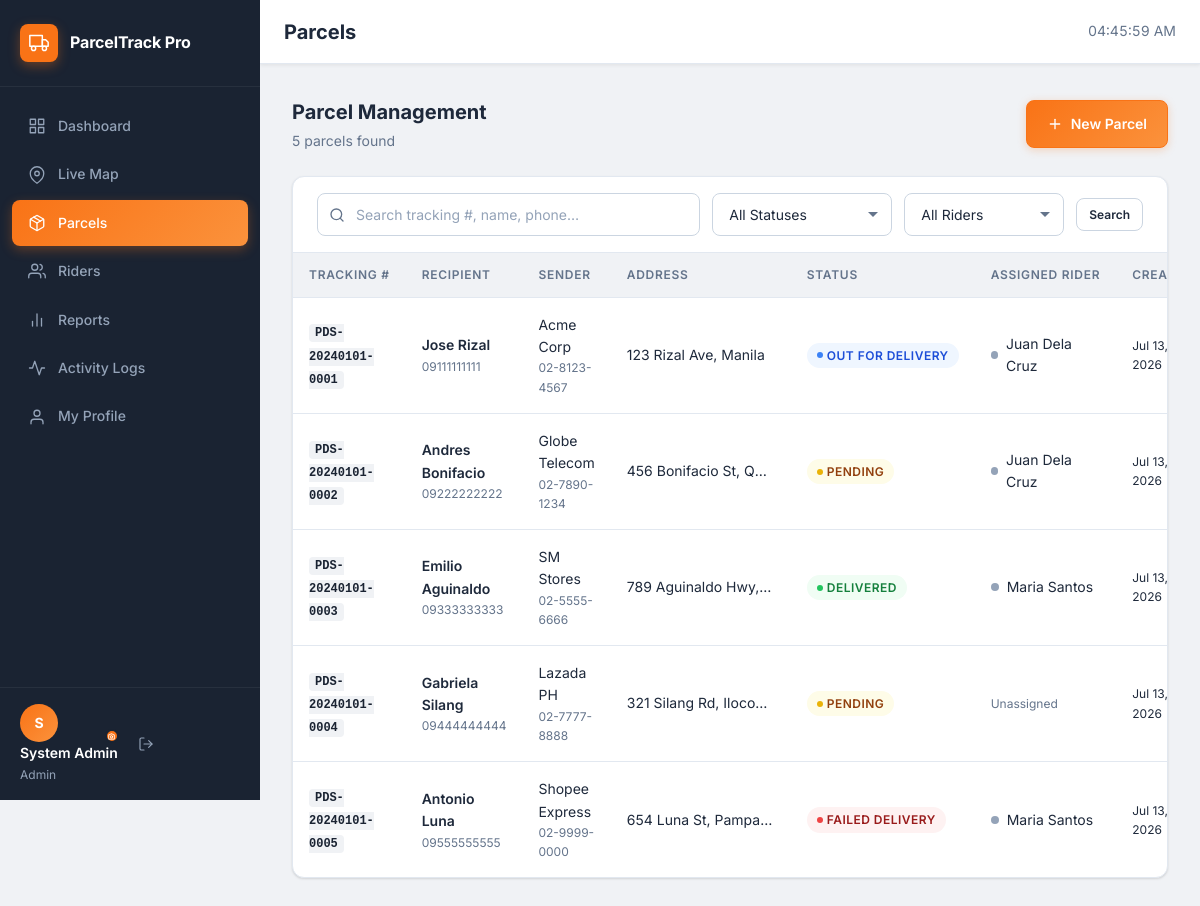
The page /admin/parcels.php (signed in) on the database its author committed.
### tables this page shows
CREATE TABLE `parcels` (
  `id`                INT UNSIGNED NOT NULL AUTO_INCREMENT,
  `tracking_number`   VARCHAR(25)  NOT NULL,
  `sender_name`       VARCHAR(100) NOT NULL,
  `sender_phone`      VARCHAR(20)  NOT NULL,
  `recipient_name`    VARCHAR(100) NOT NULL,
  `recipient_phone`   VARCHAR(20)  NOT NULL,
  `recipient_address` TEXT         NOT NULL,
  `weight`            DECIMAL(8,2) DEFAULT NULL COMMENT 'Weight in kilograms',
  `notes`             TEXT         DEFAULT NULL,
  `rider_id`          INT UNSIGNED DEFAULT NULL,
  `status`            ENUM('pending','out_for_delivery','delivered','failed') NOT NULL DEFAULT 'pending',
  `created_by`        INT UNSIGNED NOT NULL,
  `created_at`        TIMESTAMP    NOT NULL DEFAULT CURRENT_TIMESTAMP,
  `updated_at`        TIMESTAMP    NOT NULL DEFAULT CURRENT_TIMESTAMP ON UPDATE CURRENT_TIMESTAMP,
  PRIMARY KEY (`id`),
  UNIQUE KEY `uq_parcels_tracking` (`tracking_number`),
  KEY `idx_parcels_rider`  (`rider_id`),
  KEY `idx_parcels_status` (`status`),
  CONSTRAINT `fk_parcels_rider`      FOREIGN KEY (`rider_id`)   REFERENCES `riders` (`id`) ON DELETE SET NULL,
  CONSTRAINT `fk_parcels_created_by` FOREIGN KEY (`created_by`) REFERENCES `users`  (`id`)
);

CREATE TABLE `users` (
  `id`         INT UNSIGNED NOT NULL AUTO_INCREMENT,
  `name`       VARCHAR(100) NOT NULL,
  `email`      VARCHAR(150) NOT NULL,
  `password`   VARCHAR(255) NOT NULL,
  `role`       ENUM('admin','rider') NOT NULL DEFAULT 'rider',
  `avatar`     VARCHAR(255) DEFAULT NULL,
  `created_at` TIMESTAMP NOT NULL DEFAULT CURRENT_TIMESTAMP,
  `updated_at` TIMESTAMP NOT NULL DEFAULT CURRENT_TIMESTAMP ON UPDATE CURRENT_TIMESTAMP,
  PRIMARY KEY (`id`),
  UNIQUE KEY `uq_users_email` (`email`)
);

### includes/functions.php (called while the page is built, shortened)
<?php
function e($value): string
{
    return htmlspecialchars((string) $value, ENT_QUOTES | ENT_SUBSTITUTE, 'UTF-8');
}
function get_param(string $key, $default = ''): string
{
    return isset($_GET[$key]) ? trim($_GET[$key]) : $default;
}
function status_label(string $status): string
{
    $map = [
        'pending'          => 'Pending',
        'out_for_delivery' => 'Out for Delivery',
        'delivered'        => 'Delivered',
        'failed'           => 'Failed Delivery',
    ];
    return $map[$status] ?? ucfirst($status);
}
function status_class(string $status): string
{
    $map = [
        'pending'          => 'badge-warning',
        'out_for_delivery' => 'badge-info',
        'delivered'        => 'badge-success',
        'failed'           => 'badge-danger',
    ];
    return $map[$status] ?? 'badge-secondary';
}
function paginate(int $totalRows, int $perPage = 20, int $currentPage = 1): array
{
    $totalPages = (int) ceil($totalRows / $perPage);
    $page       = max(1, min($currentPage, $totalPages ?: 1));
    $offset     = ($page - 1) * $perPage;
    return [
        'total'      => $totalRows,
        'perPage'    => $perPage,
        'page'       => $page,
        'totalPages' => $totalPages,
        'offset'     => $offset,
    ];
}
function fmt_date(?string $datetime, string $format = 'M d, Y h:i A'): string
{
    try {
        $dt = new DateTimeImmutable($datetime);
        return $dt->format($format);
    } catch (Exception $e) {
        return $datetime;
    }
}

### admin/parcels.php (the view, shortened to what this page needs)
<?php
require_once __DIR__ . '/../includes/functions.php';
$pdo = db();
$search   = get_param('q');
$page     = max(1, (int) get_param('page', '1'));
$perPage  = 20;
$where  = ['1=1'];
$params = [];
$whereSQL = implode(' AND ', $where);
$countSQL = "SELECT COUNT(*) FROM parcels p WHERE {$whereSQL}";
$total    = (int) $pdo->prepare($countSQL) && false ? 0 : (function () use ($pdo, $countSQL, $params) {
    $stmt = $pdo->prepare($countSQL);
    $stmt->execute($params);
    return (int) $stmt->fetchColumn();
})();
$pg      = paginate($total, $perPage, $page);
$parcels = (function () use ($pdo, $whereSQL, $params, $perPage, $pg) {
    $sql = "SELECT p.*, u.name AS rider_name, r.is_online AS rider_online
            FROM parcels p
            LEFT JOIN riders r ON r.id = p.rider_id
            LEFT JOIN users u ON u.id = r.user_id
            WHERE {$whereSQL}
            ORDER BY p.created_at DESC
            LIMIT {$perPage} OFFSET {$pg['offset']}";
    $stmt = $pdo->prepare($sql);
    $stmt->execute($params);
    return $stmt->fetchAll();
})();
?>
<?php require_once __DIR__ . '/../includes/header.php'; ?>
<div class="section-header">
    <div>
        <div class="section-title">Parcel Management</div>
        <div class="section-subtitle"><?= number_format($total) ?> parcel<?= $total !== 1 ? 's' : '' ?> found</div>
    </div>
    <a href="<?= BASE_URL ?>/admin/parcel_create.php" class="btn btn-primary">
        <svg xmlns="http://www.w3.org/2000/svg" viewBox="0 0 24 24" fill="none" stroke-width="2" stroke-linecap="round" stroke-linejoin="round"><line x1="12" y1="5" x2="12" y2="19"/><line x1="5" y1="12" x2="19" y2="12"/></svg>
        New Parcel
    </a>
</div>
<div class="card">
    <div class="table-toolbar">
        <form method="GET" action="" style="display:flex;align-items:center;gap:var(--space-3);flex-wrap:wrap;flex:1;">
            <div class="search-input-wrap" style="flex:1;min-width:200px;">
                <input
                    type="text"
                    id="parcelSearch"
                    name="q"
                    class="form-control"
                    placeholder="Search tracking #, name, phone…"
                    value="<?= e($search) ?>"
                >
            </div>
            <select name="status" class="form-control" style="width:180px;" onchange="this.form.submit()">
                <option value="">All Statuses</option>
            </select>
            <select name="rider" class="form-control" style="width:160px;" onchange="this.form.submit()">
                <option value="">All Riders</option>
            </select>
            <button type="submit" class="btn btn-secondary btn-sm">Search</button>
        </form>
    </div>
    <div class="table-wrapper">
        <table class="data-table" id="parcelsTable">
            <thead>
                <tr>
                    <th>Tracking #</th>
                    <th>Recipient</th>
                    <th>Sender</th>
                    <th>Address</th>
                    <th>Status</th>
                    <th>Assigned Rider</th>
                    <th>Created</th>
                </tr>
            </thead>
            <tbody>
                <?php if (empty($parcels)): ?>
                <tr>
                    <td colspan="8">
                        <div class="empty-state">
                            <svg xmlns="http://www.w3.org/2000/svg" viewBox="0 0 24 24" fill="none" stroke-width="1.5" stroke-linecap="round" stroke-linejoin="round"><path d="M21 16V8a2 2 0 0 0-1-1.73l-7-4a2 2 0 0 0-2 0l-7 4A2 2 0 0 0 3 8v8a2 2 0 0 0 1 1.73l7 4a2 2 0 0 0 2 0l7-4A2 2 0 0 0 21 16z"/></svg>
                            <h3>No parcels found</h3>
                            <p>Try adjusting your search or filters.</p>
                        </div>
                    </td>
                </tr>
                <?php else: ?>
                <?php foreach ($parcels as $p): ?>
                <tr>
                    <td><span class="tracking-number"><?= e($p['tracking_number']) ?></span></td>
                    <td>
                        <div class="fw-600"><?= e($p['recipient_name']) ?></div>
                        <div class="text-xs text-muted"><?= e($p['recipient_phone']) ?></div>
                    </td>
                    <td>
                        <div><?= e($p['sender_name']) ?></div>
                        <div class="text-xs text-muted"><?= e($p['sender_phone']) ?></div>
                    </td>
                    <td style="max-width:180px;">
                        <div style="white-space:nowrap;overflow:hidden;text-overflow:ellipsis;" title="<?= e($p['recipient_address']) ?>">
                            <?= e($p['recipient_address']) ?>
                        </div>
                    </td>
                    <td>
                        <span class="badge <?= status_class($p['status']) ?>">
                            <span class="badge-dot"></span>
                            <?= status_label($p['status']) ?>
                        </span>
                    </td>
                    <td>
                        <?php if ($p['rider_name']): ?>
                        <div class="d-flex align-center gap-2">
                            <?php if ($p['rider_online']): ?>
                            <span class="online-dot"></span>
                            <?php else: ?>
                            <span class="offline-dot"></span>
                            <?php endif; ?>
                            <?= e($p['rider_name']) ?>
                        </div>
                        <?php else: ?>
                        <span class="text-muted text-xs">Unassigned</span>
                        <?php endif; ?>
                    </td>
                    <td class="text-xs text-muted"><?= fmt_date($p['created_at'], 'M d, Y') ?></td>
                </tr>
                <?php endforeach; ?>
                <?php endif; ?>
            </tbody>
        </table>
    </div>
</div>
<?php require_once __DIR__ . '/../includes/footer.php'; ?>

### rows shown on the page
parcels: tracking_number "PDS-20240101-0001", recipient_name "Jose Rizal", recipient_phone "09111111111", sender_name "Acme Corp", sender_phone "02-8123-4567", recipient_address "123 Rizal Ave, Manila", status "OUT FOR DELIVERY", users.name "Juan Dela Cruz", created_at "Jul 13, 2026"
parcels: tracking_number "PDS-20240101-0002", recipient_name "Andres Bonifacio", recipient_phone "09222222222", sender_name "Globe Telecom", sender_phone "02-7890-1234", recipient_address "456 Bonifacio St, Q…", status "PENDING", users.name "Juan Dela Cruz", created_at "Jul 13, 2026"
parcels: tracking_number "PDS-20240101-0003", recipient_name "Emilio Aguinaldo", recipient_phone "09333333333", sender_name "SM Stores", sender_phone "02-5555-6666", recipient_address "789 Aguinaldo Hwy,…", status "DELIVERED", users.name "Maria Santos", created_at "Jul 13, 2026"
parcels: tracking_number "PDS-20240101-0004", recipient_name "Gabriela Silang", recipient_phone "09444444444", sender_name "Lazada PH", sender_phone "02-7777-8888", recipient_address "321 Silang Rd, Iloco…", status "PENDING", shows "Unassigned", created_at "Jul 13, 2026"
parcels: tracking_number "PDS-20240101-0005", recipient_name "Antonio Luna", recipient_phone "09555555555", sender_name "Shopee Express", sender_phone "02-9999-0000", recipient_address "654 Luna St, Pampa…", status "FAILED DELIVERY", users.name "Maria Santos", created_at "Jul 13, 2026"

### other values the page prints
APP_NAME "ParcelTrack Pro"
$link['label'] "Dashboard"
$link['label'] "Live Map"
$link['label'] "Parcels"
$link['label'] "Riders"
$link['label'] "Reports"
$link['label'] "Activity Logs"
$link['label'] "My Profile"
substr(current_user_name(), 0, 1) "S"
current_user_name() "System Admin"
$role "Admin"
$pageTitle "Parcels"
$total "5"
